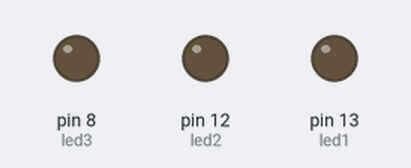
Recording of a sketch running on a simulated Arduino Uno, built with avr-gcc and run on an emulated ATmega328P. Shown: output pins drawn as LEDs (lit = HIGH).

Above: at 0.15 s.
At 129.54 s:
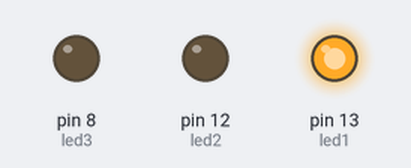
Timing chart, 0 to 129.8 s (numbered marks = the images above):
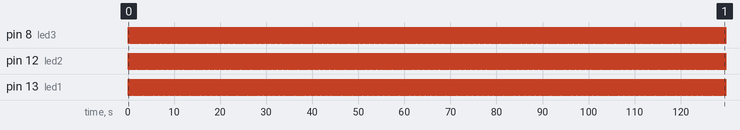

Measured:
- by itself, pin 8 (led3), pin 12 (led2), pin 13 (led1): alternates HIGH for 0.02 s and LOW for 0.10 s

The sketch:

assignment_8.ino
```cpp
int led1=13;
int led2=12;
int led3=8;
void setup()
{
pinMode (led1, OUTPUT);
pinMode (led2, OUTPUT);
pinMode (led3, OUTPUT);
}

void loop()
{
digitalWrite(led1, HIGH);
delay(20); // Wait for 1000 millisecond(s)
digitalWrite(led1, LOW);
delay(20); // Wait for 1000 millisecond(s)

digitalWrite(led2, HIGH);
delay(20); // Wait for 1000 millisecond(s)
digitalWrite(led2, LOW);
delay(20); // Wait for 1000 millisecond(s)

digitalWrite(led3, HIGH);
delay(20); // Wait for 1000 millisecond(s)
digitalWrite(led3, LOW);
delay(20); // Wait for 1000 millisecond(s)
}
```
